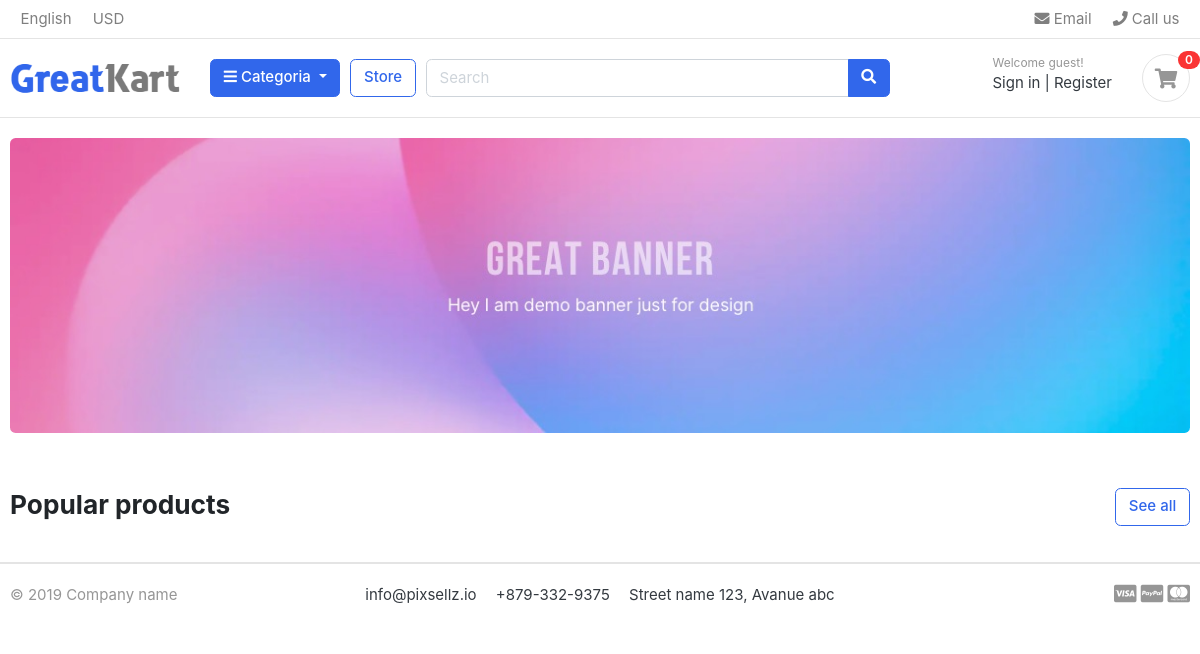
The app's page /, older data.
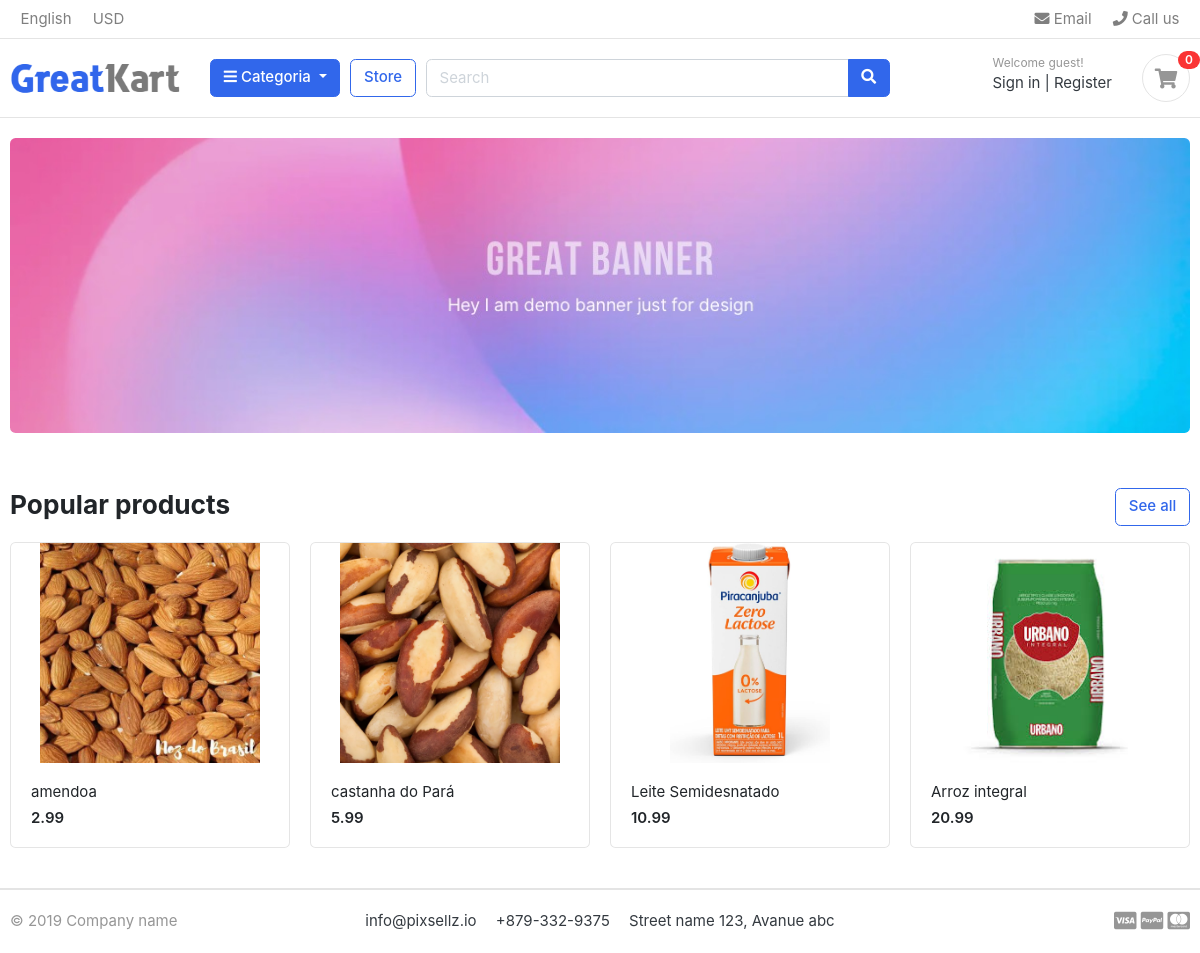
The same page, newer data.
### produtos/models.py (models this page shows, shortened)
class Produto(models.Model):
    categoria =       models.ForeignKey(Categoria, on_delete=models.CASCADE)
    produto_nome =    models.CharField(max_length=200, unique=True)
    slug =            models.SlugField(max_length=200, unique=True)
    descricao =       models.CharField(max_length=200, unique=False)
    preco =           models.DecimalField(max_digits=12, decimal_places=2)
    imagens =         models.ImageField(upload_to='fotos/produtos',blank=True)
    estoque =         models.IntegerField()
    esta_disponivel = models.BooleanField(default=True)
    criado_em =       models.DateTimeField(auto_now_add=True)
    modificado_em =   models.DateTimeField(auto_now=True)
    def get_url(self):
        return reverse('visualizarDetalheProduto', args=[self.categoria.slug, self.slug])

### mercearia/views.py (the view)
# urls.py: path('', views.visualizarHome, name='home'),
def visualizarHome (request):
    produtos = Produto.objects.all()
    contexto = {
        'produtos' : produtos
    }
    return render(request, 'home.html', contexto)

### carrinho/processador_contexto.py (called while the page is built)
def contador(request):
    contador = 0
    if 'admin' in request.path:
        return {}
    else:
        try:
            car = Carrinho.objects.filter(car_id = getCarId(request))
            car_items = CarItem.objects.all().filter(carrinho = car[:1])
            for car_item in car_items:
                contador += car_item.quantidade
        except Carrinho.DoesNotExist:
            contador = 0
    return dict(car_cont = contador)

### carrinho/views.py (called while the page is built)
def getCarId(request):
    carSession = request.session.session_key
    if not carSession:
        carSession = request.session.create()
    return carSession

### categoria/context_processors.py (called while the page is built)
def menu_categoria(request):
    lista_categoria = Categoria.objects.all()
    return dict(opcoes = lista_categoria)

### categoria/models.py (called while the page is built)
    def get_url(self):
        return reverse('produtos_por_categoria', args=[self.slug])

### templates/home.html
{%  extends 'base.html' %}
{% load static %}
{% block content %}
<section class="section-intro padding-y-sm">
<div class="container">
<div class="intro-banner-wrap">
	<img src="{% static 'images/banners/1.jpg' %}" class="img-fluid rounded">
</div>
</div>
</section>
<section class="section-name padding-y-sm">
<div class="container">
<header class="section-heading">
	<a href="./store.html" class="btn btn-outline-primary float-right">See all</a>
	<h3 class="section-title">Popular products</h3>
</header>
<div class="row">
	{% for prod in produtos %}
		<div class="col-md-3">
			<div class="card card-product-grid">
				<a href="{{ prod.get_url }}" class="img-wrap"> <img src="{{ prod.imagens.url }}"> </a>
				<figcaption class="info-wrap">
					<a href="{{ prod.get_url }}" class="title">{{ prod.produto_nome }}</a>
					<div class="price mt-1">{{ prod.preco }}</div>
				</figcaption>
			</div>
		</div>
	{% endfor %}
	</div>
</div>
</section>
{% endblock content %}

### templates/base.html (shortened to what this page needs)
{% load static %}
<!DOCTYPE HTML>
<html lang="en">
<head>
<link href="{% static 'css/bootstrap.css' %}" rel="stylesheet" type="text/css"/>
<link href="{% static 'fonts/fontawesome/css/all.min.css' %}" type="text/css" rel="stylesheet">
<link href="{%  static 'css/ui.css' %}" rel="stylesheet" type="text/css"/>
<link href="{% static 'css/responsive.css' %}" rel="stylesheet" media="only screen and (max-width: 1200px)" />
</head>
<body>
    {% include 'includes/navbar.html' %}
    {% block content %}
    {% endblock %}
    {% include 'includes/footer.html' %}
</body>

### templates/includes/navbar.html (shortened to what this page needs)
{% load static %}
<header class="section-header">
    <nav class="navbar p-md-0 navbar-expand-sm navbar-light border-bottom">
    <div class="container">
      <div class="collapse navbar-collapse" id="navbarTop4">
        <ul class="navbar-nav mr-auto">
            <li class="nav-item dropdown">
                 <a href="#" class="nav-link">   English </a>
            </li>
            <li class="nav-item dropdown">
                <a href="#" class="nav-link"> USD </a>
            </li>
        </ul>
        <ul class="navbar-nav">
            <li><a href="#" class="nav-link"> <i class="fa fa-envelope"></i> Email </a></li>
            <li><a href="#" class="nav-link"> <i class="fa fa-phone"></i> Call us </a></li>
        </ul>
      </div>
    </div>
    </nav>
    <section class="header-main border-bottom">
        <div class="container">
    <div class="row align-items-center">
        <div class="col-lg-2 col-md-3 col-6">
            <a href="{% url 'home' %}" class="brand-wrap">
                <img class="logo" src="{% static "/images/logo.png" %}">
            </a>
        </div>
        <div class="col-lg col-sm col-md col-6 flex-grow-0">
            <div class="category-wrap dropdown d-inline-block float-right">
                <button type="button" class="btn btn-primary dropdown-toggle" data-toggle="dropdown">
                    <i class="fa fa-bars"></i> Categoria
                </button>
            </div>
        </div>
        <a href="{% url 'loja' %}" class="btn btn-outline-primary">Store</a>
        <div class="col-lg  col-md-6 col-sm-12 col">
            <form action="#" class="search">
                <div class="input-group w-100">
                    <input type="text" class="form-control" style="width:60%;" placeholder="Search">
                    <div class="input-group-append">
                      <button class="btn btn-primary" type="submit">
                        <i class="fa fa-search"></i>
                      </button>
                    </div>
                </div>
            </form>
        </div>
        <div class="col-lg-3 col-sm-6 col-8 order-2 order-lg-3">
                    <div class="d-flex justify-content-end mb-3 mb-lg-0">
                        <div class="widget-header">
                            <small class="title text-muted">Welcome guest!</small>
                            <div>
                                <a href="./signin.html">Sign in</a> <span class="dark-transp"> | </span>
                                <a href="./register.html"> Register</a>
                            </div>
                        </div>
                        <a href="{% url 'carrinho' %}" class="widget-header pl-3 ml-3">
                            <div class="icon icon-sm rounded-circle border"><i class="fa fa-shopping-cart"></i></div>
                            <span class="badge badge-pill badge-danger notify">{{ car_cont }}</span>
                        </a>
                    </div>
                </div>
    </div>
        </div>
    </section>
    </header>

### templates/includes/footer.html
<footer class="section-footer border-top">
	<div class="container">
		<section class="footer-bottom border-top row">
			<div class="col-md-2">
				<p class="text-muted"> &copy 2019 Company name </p>
			</div>
			<div class="col-md-8 text-md-center">
				<span  class="px-2">info@pixsellz.io</span>
				<span  class="px-2">+879-332-9375</span>
				<span  class="px-2">Street name 123, Avanue abc</span>
			</div>
			<div class="col-md-2 text-md-right text-muted">
				<i class="fab fa-lg fa-cc-visa"></i>
				<i class="fab fa-lg fa-cc-paypal"></i>
				<i class="fab fa-lg fa-cc-mastercard"></i>
			</div>
		</section>
	</div>
</footer>

### static/css/ui.css (style rules this page uses)
html { font-family: "Inter", sans-serif; font-size: 15px; }
.img-wrap { text-align: center; display: block; }
.img-wrap img { max-width: 100%; }
.icon-xs, .icon-sm, .icon-md, .icon-lg { display: inline-block; text-align: center; flex-shrink: 0; flex-grow: 0; }
.icon-sm { width: 48px; height: 48px; line-height: 48px !important; font-size: 20px; }
.padding-y-sm { padding-top: 20px; padding-bottom: 20px; }
.section-heading { margin-bottom: 20px; margin-top: 15px; }
.section-title { color: #212529; }
p:last-child { margin-bottom: 0; }
.header-main { position: relative; padding-top: 1rem; padding-bottom: 1rem; }
.brand-wrap .logo, .navbar-brand .logo { margin-right: 7px; max-height: 42px; display: inline-block; }
.widget-header { display: inline-block; vertical-align: middle; position: relative; }
.widget-header a { color: #343a40; }
.widget-header i { color: #969696; }
.widget-header .title { display: block; }
.widget-header .notify { position: absolute; top: -3px; right: -10px; }
.footer-bottom { padding-top: 20px; padding-bottom: 20px; }
[class*=card-product] a.title { color: #212529; display: block; }
[class*=card-product] .img-wrap { overflow: hidden; position: relative; }
[class*=card-product] .img-wrap img { height: 100%; max-width: 100%; width: auto; display: inline-block; -o-object-fit: cover; object-fit: cover; }
.card-product-grid { margin-bottom: 20px; }
.card-product-grid .img-wrap { border-radius: 0.2rem 0.2rem 0 0; height: 220px; }
.card-product-grid .info-wrap { overflow: hidden; padding: 18px 20px; }
.card .img-wrap { overflow: hidden; }
.notify { position: absolute; top: -4px; right: -10px; display: inline-block; padding: 0.25em 0.6em; font-size: 12px; line-height: 1; text-align: center; border-radius: 3rem; color: #fff; background-color: #fa3434; }
.price { font-weight: 600; color: #212529; }

Row changes from the older to the newer data that the page shows:
added Produto: imagens (picture), produto_nome "amendoa", preco "2.99"
added Produto: imagens (picture), produto_nome "castanha do Pará", preco "5.99"
added Produto: imagens (picture), produto_nome "Leite Semidesnatado", preco "10.99"
added Produto: imagens (picture), produto_nome "Arroz integral", preco "20.99"
